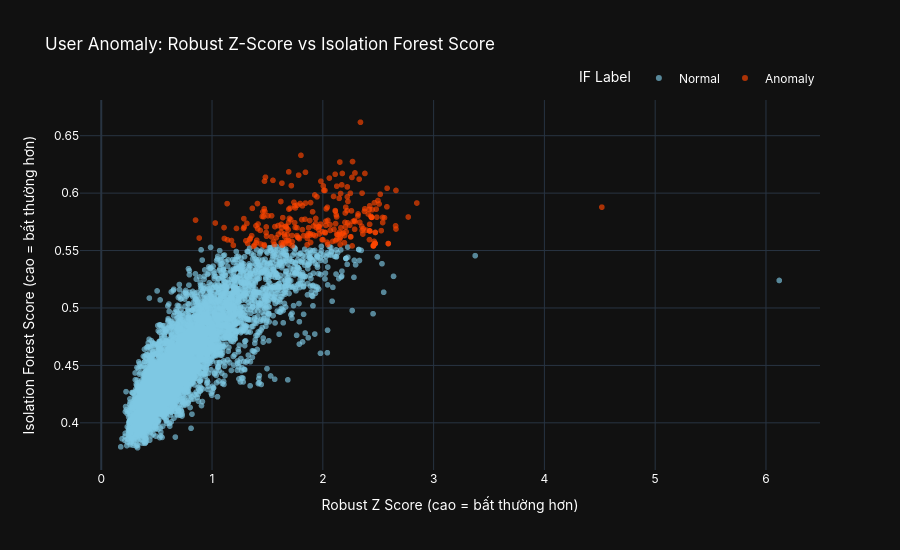

The notebook cell saved with this chart:
### Markdown cell above
## 6. Visualizations

### 6.1 User Anomaly — Robust Z-Score vs Isolation Forest

### Code cell
# Scatter: robust score vs IF score
plot_users = user_scores.copy()
plot_users['label_if'] = plot_users['if_label'].map({-1: 'Anomaly', 1: 'Normal'})
plot_users['label_robust'] = plot_users['robust_label'].map({-1: 'Anomaly', 1: 'Normal'})

fig = px.scatter(
    plot_users.sample(min(5000, len(plot_users)), random_state=RANDOM_STATE),
    x='robust_score',
    y='if_score',
    color='label_if',
    opacity=0.65,
    title='User Anomaly: Robust Z-Score vs Isolation Forest Score',
    labels={
        'robust_score': 'Robust Z Score (cao = bất thường hơn)',
        'if_score': 'Isolation Forest Score (cao = bất thường hơn)',
        'label_if': 'IF Label'
    },
    color_discrete_map={'Anomaly': '#FF4500', 'Normal': '#7EC8E3'}
)
fig.update_layout(
    width=900,
    height=550,
    template='plotly_dark',
    paper_bgcolor='#111111',
    plot_bgcolor='#111111',
    font=dict(family='Inter, sans-serif', size=12, color='white'),
    legend=dict(orientation='h', yanchor='bottom', y=1.02, xanchor='right', x=1)
)
fig.write_html(os.path.join(FIGURES_OUT, 'user_anomaly_scatter.html'))
fig.show()
print('Saved user_anomaly_scatter.html')

### Figure 1 — Plotly figure (JSON) as saved in the notebook; plotly's stock layout.template omitted (floating-point values rounded to 4 significant figures; data arrays with more than 128 entries replaced by an {"elided": "..."} marker saying what was removed)
{"data": [{"hovertemplate": "IF Label=Normal<br>Robust Z Score (cao = bất thường hơn)=%{x}<br>Isolation Forest Score (cao = bất thường hơn)=%{y}<extra></extra>", "legendgroup": "Normal", "marker": {"color": "#7EC8E3", "opacity": 0.65, "symbol": "circle"}, "mode": "markers", "name": "Normal", "showlegend": true, "type": "scattergl", "x": {"elided": "4737 float values"}, "xaxis": "x", "y": {"elided": "4737 float values"}, "yaxis": "y"}, {"hovertemplate": "IF Label=Anomaly<br>Robust Z Score (cao = bất thường hơn)=%{x}<br>Isolation Forest Score (cao = bất thường hơn)=%{y}<extra></extra>", "legendgroup": "Anomaly", "marker": {"color": "#FF4500", "opacity": 0.65, "symbol": "circle"}, "mode": "markers", "name": "Anomaly", "showlegend": true, "type": "scattergl", "x": {"elided": "263 float values"}, "xaxis": "x", "y": {"elided": "263 float values"}, "yaxis": "y"}], "layout": {"font": {"color": "white", "family": "Inter, sans-serif", "size": 12}, "height": 550, "legend": {"orientation": "h", "title": {"text": "IF Label"}, "tracegroupgap": 0, "x": 1, "xanchor": "right", "y": 1.02, "yanchor": "bottom"}, "paper_bgcolor": "#111111", "plot_bgcolor": "#111111", "title": {"text": "User Anomaly: Robust Z-Score vs Isolation Forest Score"}, "width": 900, "xaxis": {"anchor": "y", "domain": [0, 1], "title": {"text": "Robust Z Score (cao = bất thường hơn)"}}, "yaxis": {"anchor": "x", "domain": [0, 1], "title": {"text": "Isolation Forest Score (cao = bất thường hơn)"}}}}
